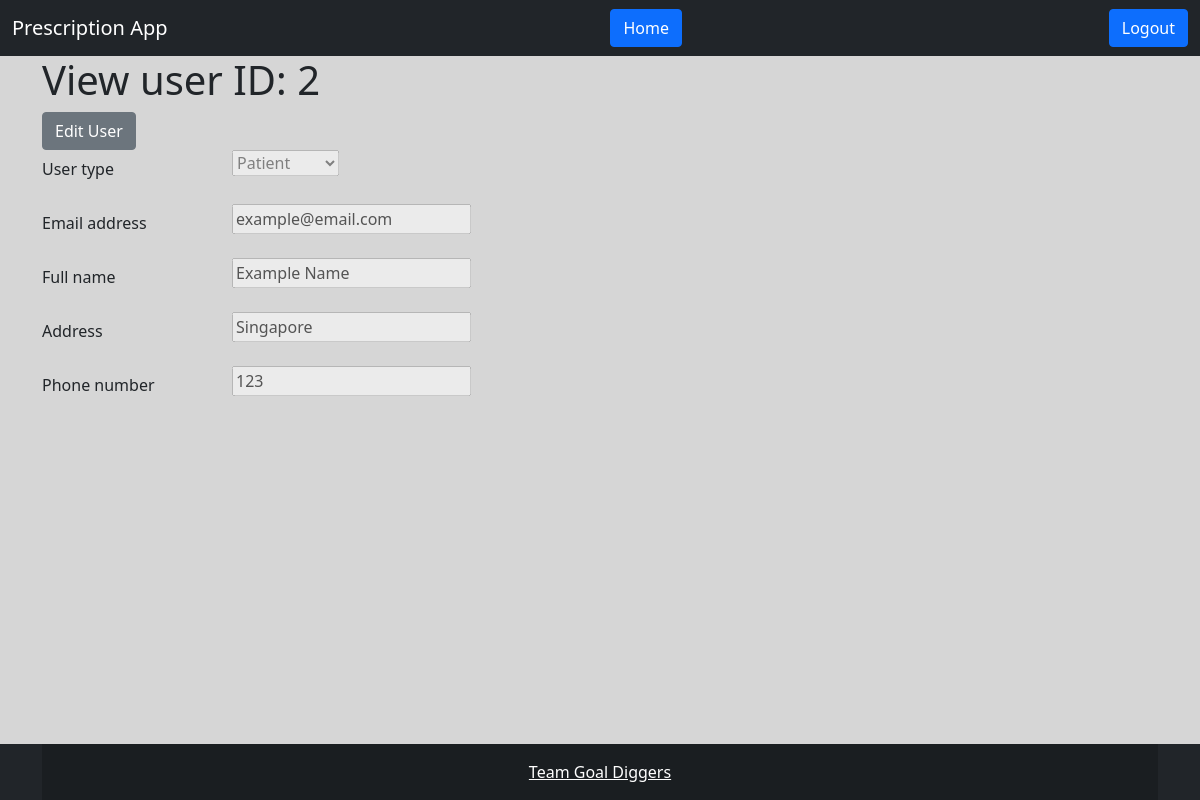
Page /user/view/2/ (signed in) on the earlier database version.
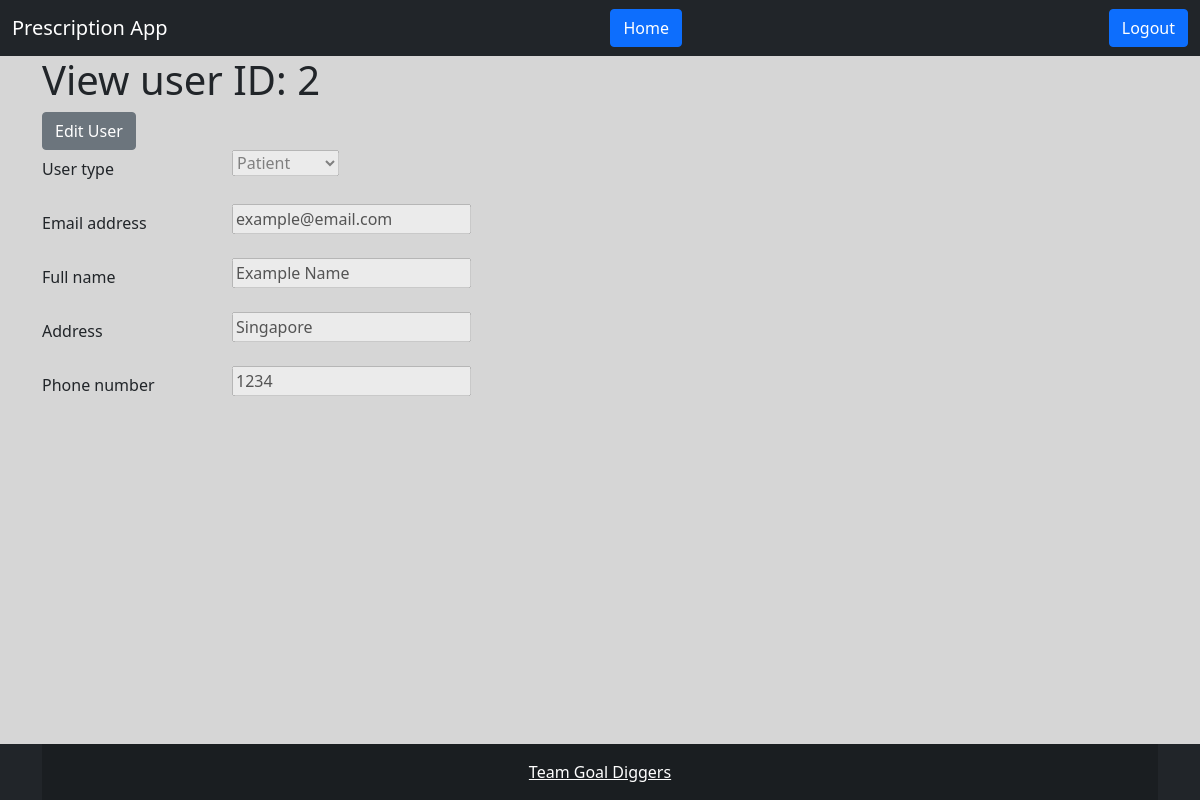
Same page on the later database version.
### Accounts/models.py (models this page shows, shortened)
class CustomUser(AbstractBaseUser, PermissionsMixin):
    email = models.EmailField("email address", unique=True)
    is_staff = models.BooleanField(default=False)
    is_active = models.BooleanField(default=True)
    user_type = models.CharField(max_length=20, choices=USER_TYPES, default='patient')
    full_name = models.CharField(max_length=200)
    phone_number = models.CharField(max_length=10, unique=True)
    address = models.CharField(max_length=200)
    USERNAME_FIELD = "email"
    REQUIRED_FIELDS = []
    objects = CustomUserManager()
    class Meta:
        verbose_name = 'User'
        verbose_name_plural = 'Users'

### PrescriptionApp/views.py (the view)
# urls.py: path('user/view/<int:pk>/', views.ViewUser.as_view(), name='view_user'),
class ViewUser(LoginRequiredMixin, UpdateView):
	login_url = '/login/'
	template_name = 'admin/view_user.html'
	model = CustomUser
	form_class = ViewUserForm
	success_url = '/'
	def get(self, request, *args, **kwargs):
		if request.user.is_authenticated:
			if request.user.user_type != 'admin':
				print('view page: user is not admin')
				return redirect('home')
		return super().get(request, *args, **kwargs)

### PrescriptionApp/forms.py
class ViewUserForm(UserChangeForm):
    class Meta:
        model = CustomUser
        fields = ["user_type", "email", "full_name", "phone_number", "address", ]
    user_type = forms.ChoiceField(choices=USER_TYPES, disabled=True)
    email = forms.EmailField(label="Email address", disabled=True)
    full_name = forms.CharField(disabled=True)
    phone_number = forms.CharField(disabled=True)
    address = forms.CharField(disabled=True)

### templates/admin/view_user.html (shortened to what this page needs)
{% extends 'non_home.html' %}
{% block content %}
	<div class="container">
		<h1>View user ID: {{ object.pk }}</h1>
		<form method="post">
      <a href="{% url 'edit_user' pk=object.pk %}" class="btn btn-secondary">Edit User</a>
			<div class="row mb-3">
				<label for="user_type" class="col-sm-2 col-form-label">{{ form.user_type.label }}</label>
				<div class="col-sm-10">
					{{ form.user_type }}
				</div>
			</div>
			<div class="row mb-3">
				<label for="email" class="col-sm-2 col-form-label">{{ form.email.label }}</label>
				<div class="col-sm-10">
					{{ form.email }}
				</div>
			</div>
			<div class="row mb-3">
				<label for="full_name" class="col-sm-2 col-form-label">{{ form.full_name.label }}</label>
				<div class="col-sm-10">
					{{ form.full_name }}
				</div>
			</div>
			<div class="row mb-3">
				<label for="address" class="col-sm-2 col-form-label">{{ form.address.label }}</label>
				<div class="col-sm-10">
					{{ form.address }}
				</div>
			</div>
			<div class="row mb-3">
				<label for="phone_number" class="col-sm-2 col-form-label">{{ form.phone_number.label }}</label>
				<div class="col-sm-10">
					{{ form.phone_number }}
				</div>
			</div>
		</form>
	</div>
{% endblock %}

Differences in the rows shown:
changed CustomUser "Patient": phone_number "123" → "1234"
